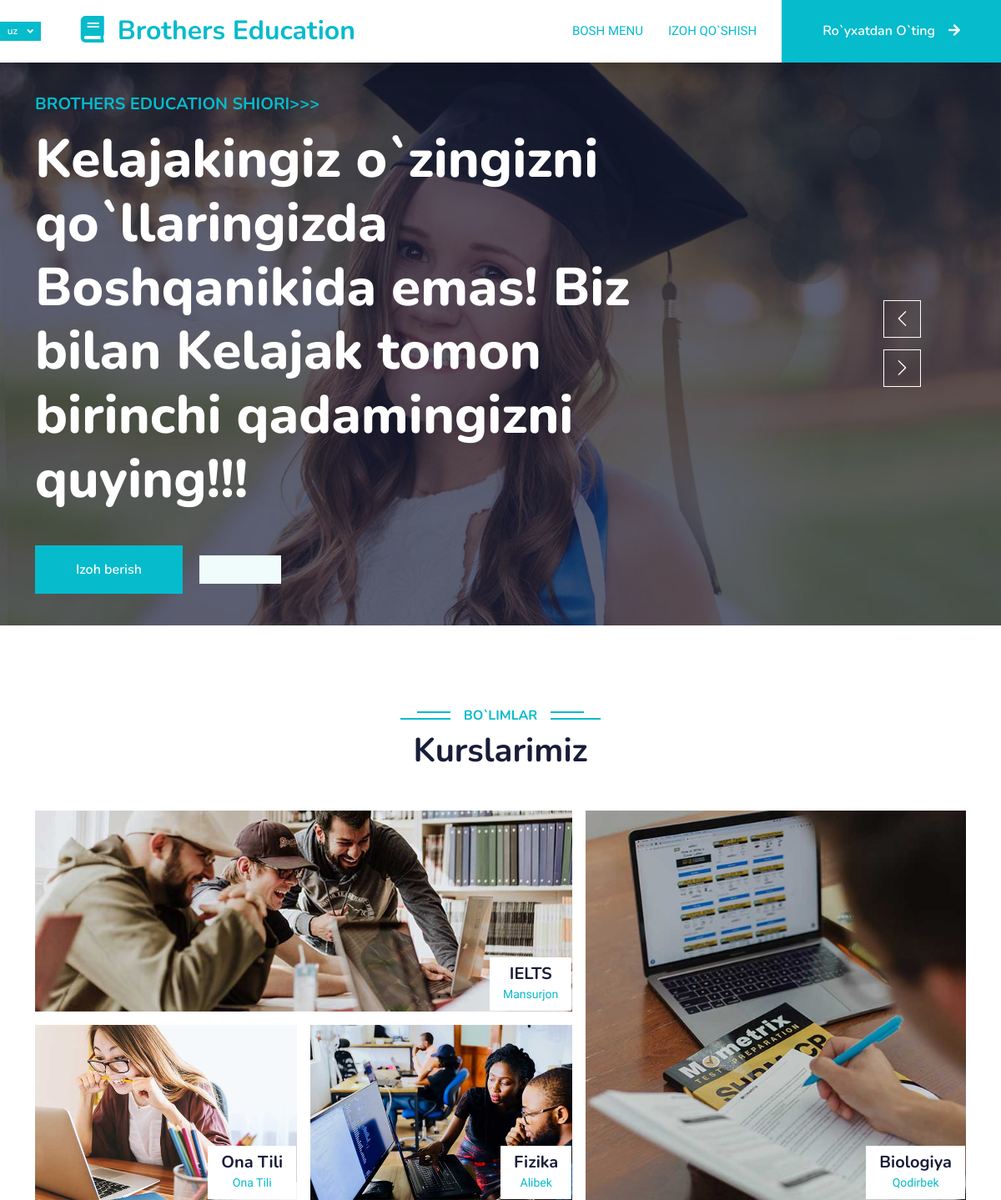
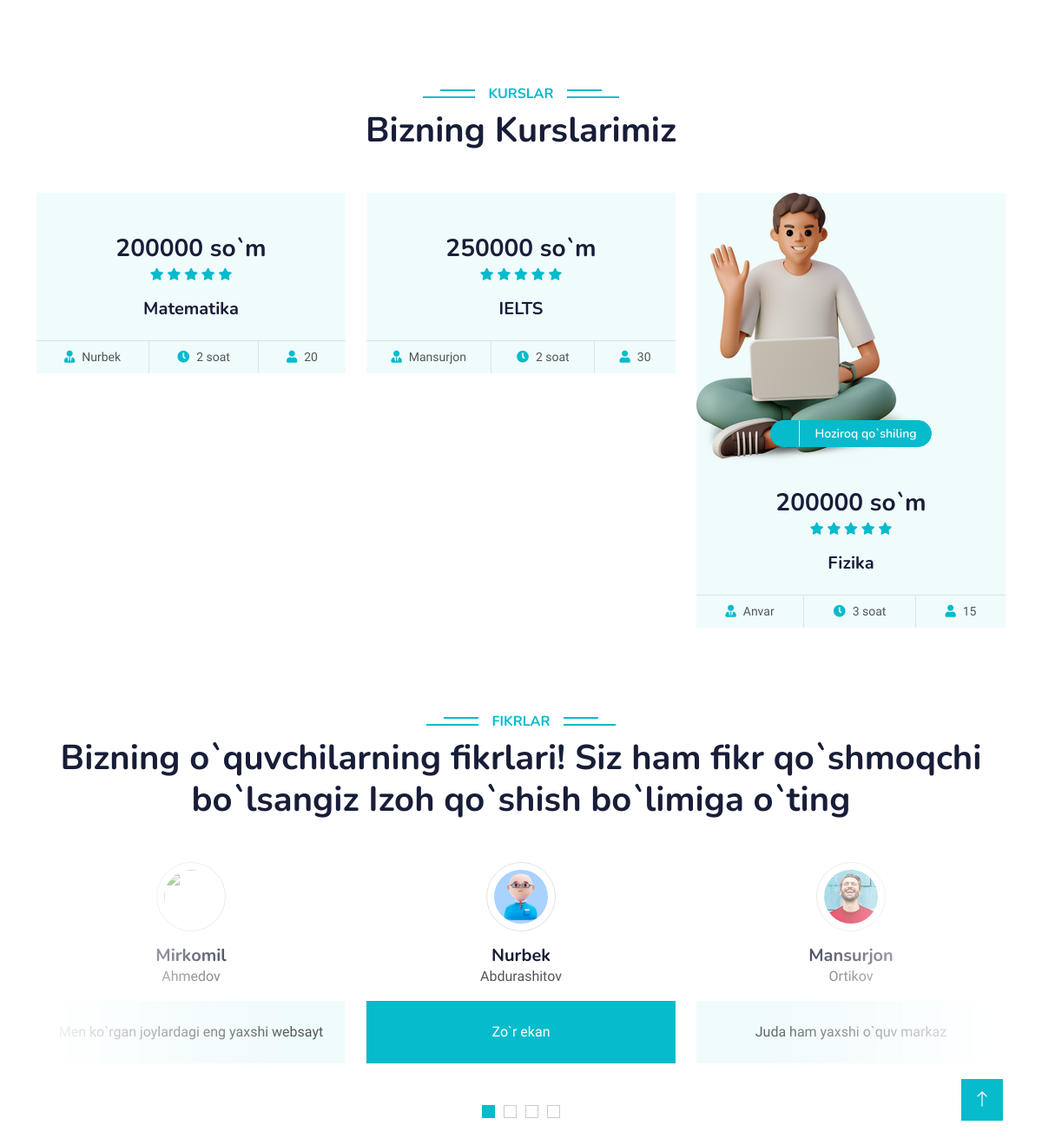
The page /uz/kurslar/ on the database its author committed (2 pictures, top to bottom).
### enter/models.py (models this page shows)
class Course_data(models.Model):
    name = models.CharField(max_length=150)
    cost_course = models.IntegerField()
    image = models.ImageField(upload_to='images/')
    teacher = models.CharField(max_length=150)
    time = models.CharField(max_length=20, default='2 soat')
    students = models.IntegerField(default=30)

class Feedbacks(models.Model):
    id = models.AutoField(primary_key=True)
    name = models.CharField(max_length=150)
    surname = models.CharField(max_length=150)
    phone_number = models.CharField(max_length=30)
    message = models.CharField(max_length=350)

### enter/views.py (the view)
# urls.py: path("kurslar/", Newfilebar, name='kurslarim'),
def Newfilebar(request):
    return render (request, 'index1.html',{
        'x' : Course_data.objects.first(),
        'i12': Course_data.objects.all()[1],
        'y': Course_data.objects.all()[2],
        'x1': Feedbacks.objects.first(),
        'x4': Feedbacks.objects.all()[1],
        'x3': Feedbacks.objects.all()[2],
        'x2' : Feedbacks.objects.last(),
        'i': Course_data.objects.all()[3],
        'i1' : Course_data.objects.all()[4],
        'i2' : Course_data.objects.all()[5],
        'i3' : Course_data.objects.all()[6]
    })

### templates/index1.html (shortened to what this page needs)
{% load static %}
{% load i18n %}
<!DOCTYPE html>
<html lang="en">
<head>
    <link href="https://cdn.jsdelivr.net/npm/bootstrap@5.0.2/dist/css/bootstrap.min.css" rel="stylesheet">
    <link href="https://cdnjs.cloudflare.com/ajax/libs/font-awesome/5.10.0/css/all.min.css" rel="stylesheet">
    <link href="https://cdn.jsdelivr.net/npm/bootstrap-icons@1.4.1/font/bootstrap-icons.css" rel="stylesheet">
    <link href="{% static 'one/lib/animate/animate.min.css' %}" rel="stylesheet">
    <link href="{% static 'one/lib/owlcarousel/assets/owl.carousel.min.css' %}" rel="stylesheet">
    <link href="{% static 'one/css/bootstrap.min.css' %}" rel="stylesheet">
    <link href="{% static 'one/css/style.css' %}" rel="stylesheet">
</head>
<body>
    <nav class="navbar navbar-expand-lg bg-white navbar-light shadow sticky-top p-0">
            {% get_current_language as current_language %}
            <button class="btn badge bg-primary dropdown-toggle" type="button" data-bs-toggle="dropdown" aria-expanded="false">
            {{current_language}}
            </button>
        <a href="{% url 'maindir' %}" class="navbar-brand d-flex align-items-center px-4 px-lg-5">
            <h2 class="m-0 text-primary"><i class="fa fa-book me-3"></i>Brothers Education</h2>
        </a>
        <div class="collapse navbar-collapse" id="navbarCollapse">
            <div class="navbar-nav ms-auto p-4 p-lg-0">
                <a href="{%url 'maindir'%}" class="nav-item nav-link active">{% trans 'Bosh Menu' %}</a>
                <a href="{%url 'feedback'%}" class="nav-item nav-link active">{% trans "Izoh qo`shish" %}</a>
            </div>
            <a href="{% url 'registration' %}" class="btn btn-primary py-4 px-lg-5 d-none d-lg-block">{% trans "Ro`yxatdan O`ting" %}<i class="fa fa-arrow-right ms-3"></i></a>
        </div>
    </nav>
    <div class="container-fluid p-0 mb-5">
        <div class="owl-carousel header-carousel position-relative">
            <div class="owl-carousel-item position-relative">
                <img class="img-fluid" src="{% static 'one/img/carousel-1.jpg' %}" alt="">
                <div class="position-absolute top-0 start-0 w-100 h-100 d-flex align-items-center" style="background: rgba(24, 29, 56, .7);">
                    <div class="container">
                        <div class="row justify-content-start">
                            <div class="col-sm-10 col-lg-8">
                                <h5 class="text-primary text-uppercase mb-3 animated slideInDown">{% trans "Brothers Education shiori>>>" %}</h5>
                                <h1 class="display-3 text-white animated slideInDown">{% trans "Kelajakingiz o`zingizni qo`llaringizda Boshqanikida emas! Biz bilan Kelajak tomon birinchi qadamingizni quying!!!" %}
                                </h1>
                                <p class="fs-5 text-white mb-4 pb-2"></p>
                                <a href="{% url 'feedback' %}" class="btn btn-primary py-md-3 px-md-5 me-3 animated slideInLeft">{% trans "Izoh berish" %}</a>
                                <a href="" class="btn btn-light py-md-3 px-md-5 animated slideInRight"></a>
                            </div>
                        </div>
                    </div>
                </div>
            </div>
        </div>
    </div>
    <div class="container-xxl py-5 category">
        <div class="container">
            <div class="text-center wow fadeInUp" data-wow-delay="0.1s">
                <h6 class="section-title bg-white text-center text-primary px-3">{% trans "Bo`limlar" %}</h6>
                <h1 class="mb-5">{% trans "Kurslarimiz" %}</h1>
            </div>
            <div class="row g-3">
                <div class="col-lg-7 col-md-6">
                    <div class="row g-3">
                        <div class="col-lg-12 col-md-12 wow zoomIn" data-wow-delay="0.1s">
                            <a class="position-relative d-block overflow-hidden" href="">
                                <img class="img-fluid" src="{% static 'one/img/cat-1.jpg' %}" alt="saa">
                                <div class="bg-white text-center position-absolute bottom-0 end-0 py-2 px-3" style="margin: 1px;">
                                    <h5 class="m-0">{{i.name}}</h5>
                                    <small class="text-primary">{{i.teacher}}</small>
                                </div>
                            </a>
                        </div>
                        <div class="col-lg-6 col-md-12 wow zoomIn" data-wow-delay="0.3s">
                            <a class="position-relative d-block overflow-hidden" href="">
                                <img class="img-fluid" src="{% static 'one/img/course-3.jpg' %}" alt="">
                                <div class="bg-white text-center position-absolute bottom-0 end-0 py-2 px-3" style="margin: 1px;">
                                    <h5 class="m-0">{{i1.name}}</h5>
                                    <small class="text-primary">{{i1.name}}</small>
                                </div>
                            </a>
                        </div>
                        <div class="col-lg-6 col-md-12 wow zoomIn" data-wow-delay="0.5s">
                            <a class="position-relative d-block overflow-hidden" href="">
                                <img class="img-fluid" src="{% static 'one/img/cat-3.jpg' %}" alt="">
                                <div class="bg-white text-center position-absolute bottom-0 end-0 py-2 px-3" style="margin: 1px;">
                                    <h5 class="m-0">{{i2.name}}</h5>
                                    <small class="text-primary">{{i2.teacher}}</small>
                                </div>
                            </a>
                        </div>
                    </div>
                </div>
                <div class="col-lg-5 col-md-6 wow zoomIn" data-wow-delay="0.7s" style="min-height: 350px;">
                    <a class="position-relative d-block h-100 overflow-hidden" href="">
                        <img class="img-fluid position-absolute w-100 h-100" src="{% static 'one/img/cat-4.jpg' %}" alt="men" style="object-fit: cover;">
                        <div class="bg-white text-center position-absolute bottom-0 end-0 py-2 px-3" style="margin:  1px;">
                            <h5 class="m-0">{{i3.name}}</h5>
                            <small class="text-primary">{{i3.teacher}}</small>
                        </div>
                    </a>
                </div>
            </div>
        </div>
    </div>
    <div class="container-xxl py-5">
        <div class="container">
            <div class="text-center wow fadeInUp" data-wow-delay="0.1s">
                <h6 class="section-title bg-white text-center text-primary px-3">{% trans "Kurslar" %}</h6>
                <h1 class="mb-5">{% trans "Bizning Kurslarimiz" %}</h1>
            </div>
            <div class="row g-4 justify-content-center">
                <div class="col-lg-4 col-md-6 wow fadeInUp" data-wow-delay="0.1s">
                    <div class="course-item bg-light">
                        <div class="position-relative overflow-hidden">
                        </div>
                        <div class="text-center p-4 pb-0">
                            <h3 class="mb-0">{{x.cost_course}} so`m</h3>
                            <div class="mb-3">
                                <small class="fa fa-star text-primary"></small>
                                <small class="fa fa-star text-primary"></small>
                                <small class="fa fa-star text-primary"></small>
                                <small class="fa fa-star text-primary"></small>
                                <small class="fa fa-star text-primary"></small>
                            </div>
                            <h5 class="mb-4">{{x.name}}</h5>
                        </div>
                        <div class="d-flex border-top">
                            <small class="flex-fill text-center border-end py-2"><i class="fa fa-user-tie text-primary me-2"></i>{{x.teacher}}</small>
                            <small class="flex-fill text-center border-end py-2"><i class="fa fa-clock text-primary me-2"></i>{{x.time}}</small>
                            <small class="flex-fill text-center py-2"><i class="fa fa-user text-primary me-2"></i>{{x.students}}</small>
                        </div>
                    </div>
                </div>
                <div class="col-lg-4 col-md-6 wow fadeInUp" data-wow-delay="0.3s">
                    <div class="course-item bg-light">
                        <div class="position-relative overflow-hidden">
                        </div>
                        <div class="text-center p-4 pb-0">
                            <h3 class="mb-0">{{i12.cost_course}} so`m</h3>
                            <div class="mb-3">
                                <small class="fa fa-star text-primary"></small>
                                <small class="fa fa-star text-primary"></small>
                                <small class="fa fa-star text-primary"></small>
                                <small class="fa fa-star text-primary"></small>
                                <small class="fa fa-star text-primary"></small>
                            </div>
                            <h5 class="mb-4">{{i12.name}}</h5>
                        </div>
                        <div class="d-flex border-top">
                            <small class="flex-fill text-center border-end py-2"><i class="fa fa-user-tie text-primary me-2"></i>{{i12.teacher}}</small>
                            <small class="flex-fill text-center border-end py-2"><i class="fa fa-clock text-primary me-2"></i>{{i12.time}}</small>
                            <small class="flex-fill text-center py-2"><i class="fa fa-user text-primary me-2"></i>{{i12.students}}</small>
                        </div>
                    </div>
                </div>
                <div class="col-lg-4 col-md-6 wow fadeInUp" data-wow-delay="0.5s">
                    <div class="course-item bg-light">
                        <div class="position-relative overflow-hidden">
                            <img class="img-fluid" src="{{y.image.url}}" alt="">
                            <div class="w-100 d-flex justify-content-center position-absolute bottom-0 start-0 mb-4">
                                <a href="#" class="flex-shrink-0 btn btn-sm btn-primary px-3 border-end" style="border-radius: 30px 0 0 30px;"></a>
                                <a href="registration/" class="flex-shrink-0 btn btn-sm btn-primary px-3" style="border-radius: 0 30px 30px 0;">{% trans "Hoziroq qo`shiling" %}</a>
                            </div>
                        </div>
                        <div class="text-center p-4 pb-0">
                            <h3 class="mb-0">{{y.cost_course}} so`m</h3>
                            <div class="mb-3">
                                <small class="fa fa-star text-primary"></small>
                                <small class="fa fa-star text-primary"></small>
                                <small class="fa fa-star text-primary"></small>
                                <small class="fa fa-star text-primary"></small>
                                <small class="fa fa-star text-primary"></small>
                            </div>
                            <h5 class="mb-4">{{y.name}}</h5>
                        </div>
                        <div class="d-flex border-top">
                            <small class="flex-fill text-center border-end py-2"><i class="fa fa-user-tie text-primary me-2"></i>{{y.teacher}}</small>
                            <small class="flex-fill text-center border-end py-2"><i class="fa fa-clock text-primary me-2"></i>{{y.time}}</small>
                            <small class="flex-fill text-center py-2"><i class="fa fa-user text-primary me-2"></i>{{y.students}} </small>
                        </div>
                    </div>
                </div>
            </div>
        </div>
    </div>
    <div class="container-xxl py-5 wow fadeInUp" data-wow-delay="0.1s">
        <div class="container">
            <div class="text-center">
                <h6 class="section-title bg-white text-center text-primary px-3">{% trans "Fikrlar" %}</h6>
                <h1 class="mb-5">{% trans "Bizning o`quvchilarning fikrlari! Siz ham fikr qo`shmoqchi bo`lsangiz Izoh qo`shish bo`limiga o`ting" %}</h1>
            </div>
            <div class="owl-carousel testimonial-carousel position-relative">
                <div class="testimonial-item text-center">
                    <img class="border rounded-circle p-2 mx-auto mb-3" src="{% static 'one/img/testimonial-1.jpg' %}" style="width: 80px; height: 80px;">
                    <h5 class="mb-0">{{x1.name}}</h5>
                    <p>{{x1.surname}}</p>
                    <div class="testimonial-text bg-light text-center p-4">
                    <p class="mb-0">{{x1.message}}</p>
                    </div>
                </div>
                <div class="testimonial-item text-center">
                    <img class="border rounded-circle p-2 mx-auto mb-3" src="{% static 'one/img/testimonial-2.jpg' %}" style="width: 80px; height: 80px;">
                    <h5 class="mb-0">{{x2.name}}</h5>
                    <p>{{x2.surname}}</p>
                    <div class="testimonial-text bg-light text-center p-4">
                    <p class="mb-0">{{x2.message}}</p>
                    </div>
                </div>
                <div class="testimonial-item text-center">
                    <img class="border rounded-circle p-2 mx-auto mb-3" src="{% static 'one/img/testimonial-4.png' %}" style="width: 80px; height: 80px;">
                    <h5 class="mb-0">{{x4.name}}</h5>
                    <p>{{x4.surname}}</p>
                    <div class="testimonial-text bg-light text-center p-4">
                    <p class="mb-0">{{x4.message}}</p>
                    </div>
                </div>
            </div>
        </div>
    </div>
    <a href="#" class="btn btn-lg btn-primary btn-lg-square back-to-top"><i class="bi bi-arrow-up"></i></a>
</body>
</html>

### rows shown on the page
Course_data: name "IELTS", teacher "Mansurjon"
Course_data: name "Ona Tili"
Course_data: name "Fizika", teacher "Alibek"
Course_data: name "Biologiya", teacher "Qodirbek"
Course_data: cost_course "200000", name "Matematika", teacher "Nurbek", time "2 soat", students "20"
Course_data: cost_course "250000", name "IELTS", teacher "Mansurjon", time "2 soat", students "30"
Course_data: image (picture), cost_course "200000", name "Fizika", teacher "Anvar", time "3 soat", students "15"
Feedbacks: name "Nurbek", surname "Abdurashitov", message "Zo`r ekan"
Feedbacks: name "Mansurjon", surname "Ortikov", message "Juda ham yaxshi o`quv markaz"
Feedbacks: name "Mirkomil", surname "Ahmedov", message "Men ko`rgan joylardagi eng yaxshi websayt"

### other values the page prints
{{ current_language }} "uz"
